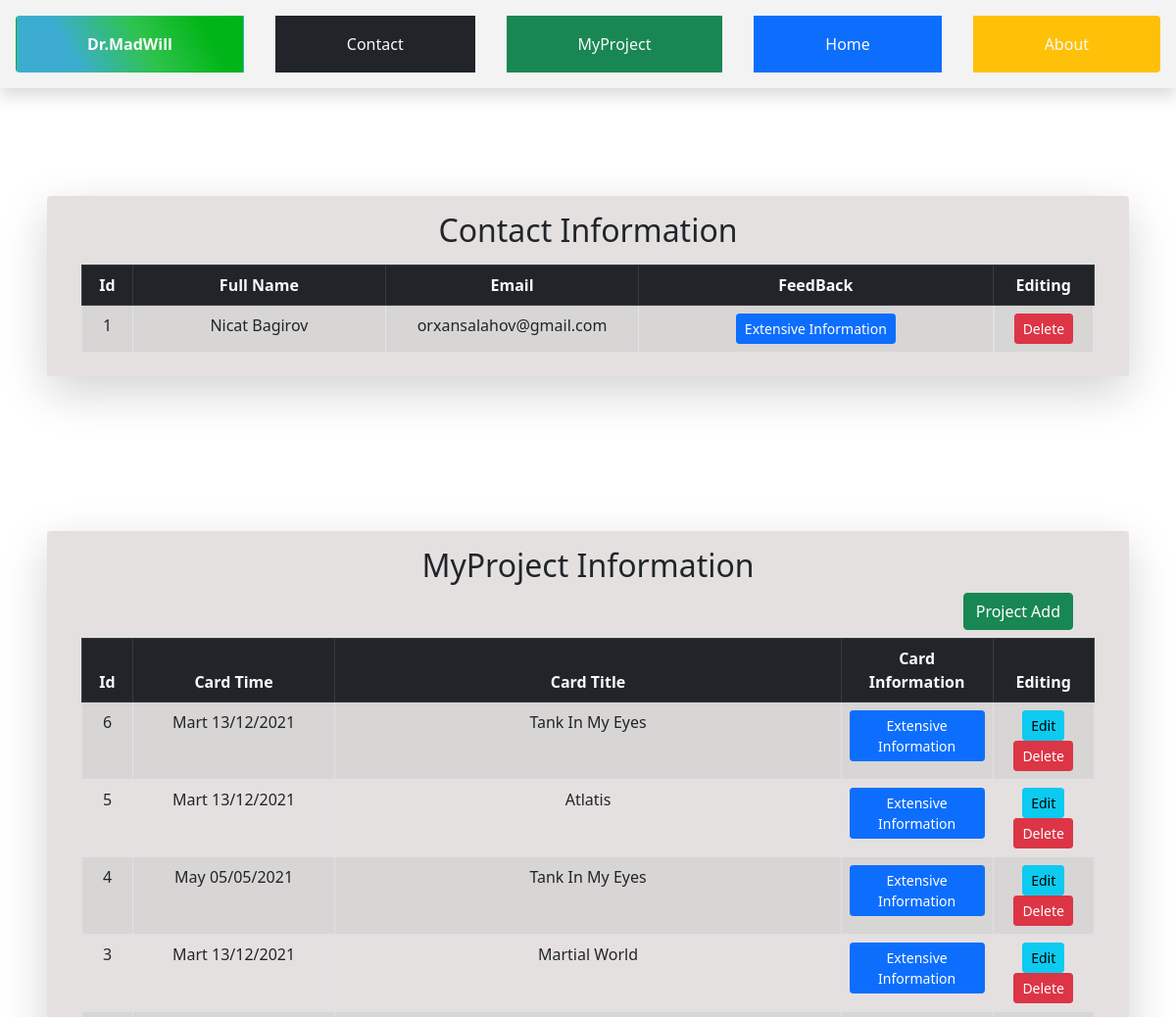
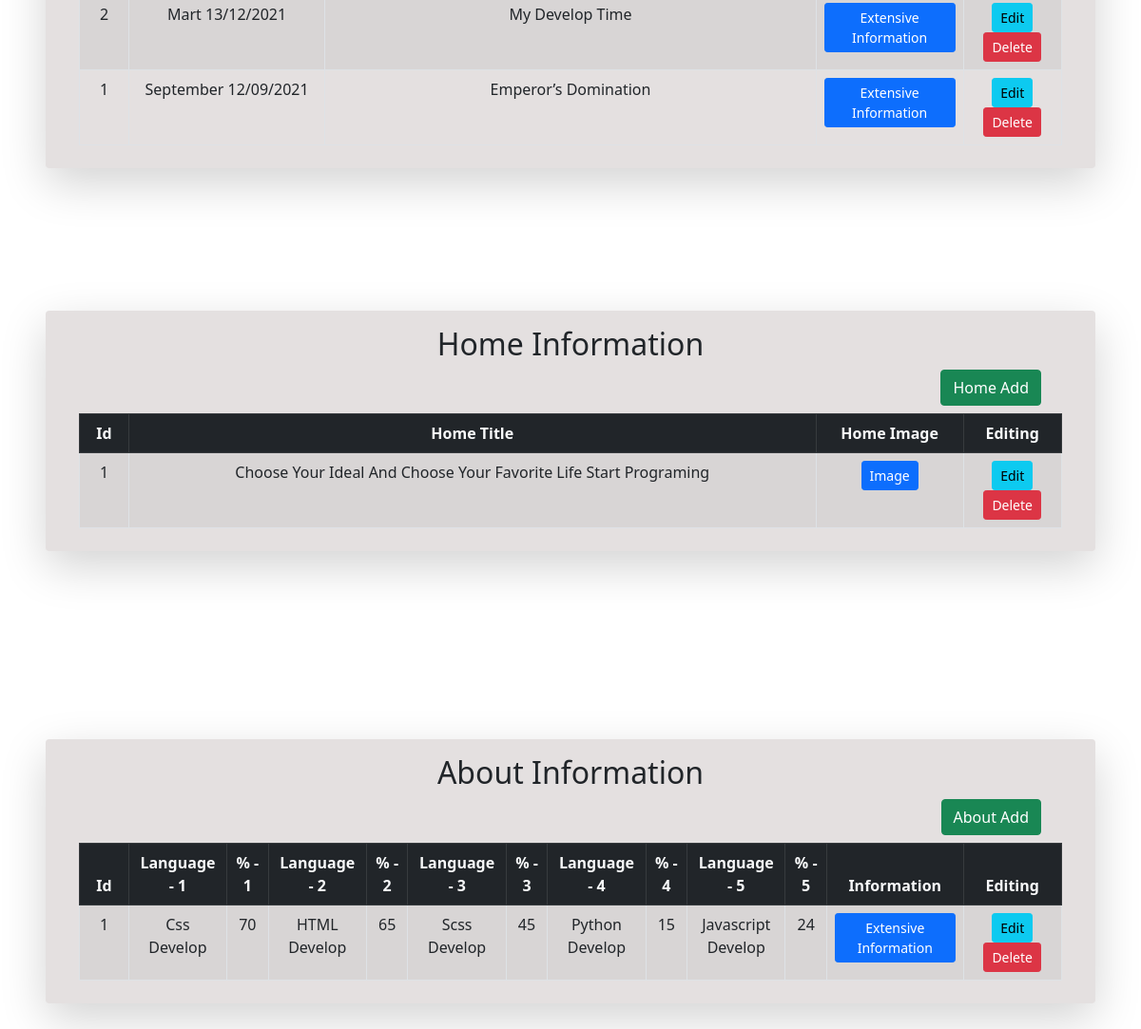
/admin/main, run on the app's committed database (2 pictures, top to bottom).
### postd/models.py (models this page shows, shortened)
class Contactin(db.Model):
    id = db.Column(db.Integer, primary_key=True)
    fulname = db.Column(db.String(25), nullable=False)
    email = db.Column(db.String(50), nullable=False)
    message = db.Column(db.Text, nullable=False)

class Projectin(db.Model):
    id = db.Column(db.Integer, primary_key=True)
    protime = db.Column(db.String(25), nullable=False)
    protitle = db.Column(db.String(50), nullable=False)
    prosortcut = db.Column(db.String(80), nullable=False)
    projareya = db.Column(db.Text)
    cardTextadd=db.Column(db.String(210))
    projareya2 = db.Column(db.Text)
    projtitle = db.Column(db.String(100))
    listp = db.Column(db.String(70))
    listp1 = db.Column(db.String(70))
    listp2 = db.Column(db.String(70))
    listp3 = db.Column(db.String(70))
    listp4 = db.Column(db.String(70))
    listp5 = db.Column(db.String(70))
    listp6 = db.Column(db.String(70))
    listp7 = db.Column(db.String(70))
    projareya3 = db.Column(db.Text)
    proimg=db.Column(db.String(100))

class Homein(db.Model):
    id = db.Column(db.Integer, primary_key=True)
    info = db.Column(db.String(80), nullable=False)
    infoimg=db.Column(db.String(100))

class Aboutin(db.Model):
    id = db.Column(db.Integer, primary_key=True)
    aboutinfo1 = db.Column(db.String(160), nullable=False)
    aboutinfo2 = db.Column(db.String(160), nullable=False)
    disgen1 = db.Column(db.String(25),nullable=False)
    disgen1interest = db.Column(db.Integer,nullable=False)
    disgen2 = db.Column(db.String(25),nullable=False)
    disgen2interest = db.Column(db.Integer,nullable=False)
    disgen3 = db.Column(db.String(25),nullable=False)
    disgen3interest = db.Column(db.Integer,nullable=False)
    disgen4 = db.Column(db.String(25),nullable=False)
    disgen4interest = db.Column(db.Integer,nullable=False)
    disgen5 = db.Column(db.String(25),nullable=False)
    disgen5interest = db.Column(db.Integer,nullable=False)
    aboutinfoimg=db.Column(db.String(100))

### postd/routes.py (the view)
@app.route('/admin/main',methods=['GET','POST'])
def adminmain():
    contact=Contactin.query.all()
    contact=contact[::-1]
    home=Homein.query.all()
    home=home[::-1]
    project=Projectin.query.all()
    project=project[::-1]
    about=Aboutin.query.all()
    about=about[::-1]
    return render_template('admin/adminmain.html',contact=contact,home=home,about=about,project=project)

### postd/templates/admin/adminmain.html (shortened to what this page needs)
{% extends "admin/baseadmin.html" %}
{% block content %}
<div class="d-flex flex-column align-items-center">
    <div  style="width:92%;background-color: #e4e0e0;"  class="d-flex  mb-2 p-2 rounded shadow-lg flex-column align-items-center" >
        <div class="d-flex mt-2 justify-content-center">
            <h2 >Contact Information </h2>
        </div>
        <table style="width: 95%;" class=" mt-2 text-center table table-hover table-striped table-bordered">
            <thead class="table-dark text-light">
                <tr style="text-align: center;" >
                    <th style="width:5% ;">Id </th>
                    <th class="w-25">Full Name</th>
                    <th class="w-25">Email</th>
                    <th>FeedBack</th>
                    <th style="width: 10%;" >Editing</th>
                </tr>
            </thead>
            <tbody>
                {% for info in contact %}
                    <tr>
                        <td> {{info.id}} </td>
                        <td class="text-capitalize">{{info.fulname}}</td>
                        <td>{{info.email}}</td>
                        <td>
                          <button type="button" class="btn btn-sm btn-primary" data-toggle="modal" data-target="#conexampleModalCenter{{info.id}}">
                            Extensive Information
                          </button>
                        </td>
                        <td class="d-flex justify-content-center" >
                            <button type="button" class="btn btn-sm btn-danger" data-toggle="modal" data-target="#cexampleModalCenter{{info.id}}">
                                Delete
                              </button>
                        </td>
                    </tr>
                {% endfor %}
            </tbody>
        </table>
    </div>
    <div  style="width:92%;background-color: #e4e0e0;"  class="d-flex  p-2 rounded shadow-lg flex-column align-items-center" >
        <div class="d-flex mt-2 justify-content-center">
            <h2 >MyProject Information </h2>
        </div>
        <div style="width: 91%;" class="d-flex justify-content-end">
            <a class="btn btn-success " href="{{url_for('adminpro')}}">Project Add</a>
        </div>
        <table style="width: 95%;" class=" mt-2 text-center table table-hover table-striped table-bordered">
            <thead class="table-dark text-light">
                <tr style="text-align: center;" >
                    <th style="width:5% ;" >Id</th>
                    <th style="width:20%;">Card Time</th>
                    <th >Card Title</th>
                    <th style="width:15%;" >Card Information</th>
                    <th style="width: 10%;" >Editing</th>
                </tr>
            </thead>
            <tbody>
                {% for info in project %}
                    <tr>
                        <td> {{info.id}} </td>
                        <td class="text-capitalize" >{{info.protime}}</td>
                        <td class="text-capitalize" >{{info.protitle}}</td>
                        <td>
                          <button type="button" class="btn btn-sm btn-primary" data-toggle="modal" data-target="#proexampleModalLong{{info.id}}">
                            Extensive Information
                          </button>
                        </td>
                        <td>
                            <a class="btn  btn-info btn-sm btn" href="{{url_for('editpro', id=info.id)}}">Edit</a>
                            <button type="button" class="btn btn-sm btn-danger" data-toggle="modal" data-target="#pexampleModalCenter{{info.id}}">
                                Delete
                              </button>
                        </td>
                    </tr>
                {% endfor %}
            </tbody>
        </table>
    </div>
    <div  style="width:92%;background-color: #e4e0e0;"  class="d-flex  p-2 rounded shadow-lg flex-column align-items-center" >
        <div class="d-flex mt-2 justify-content-center">
            <h2 >Home Information </h2>
        </div>
        <div style="width: 91%;" class="d-flex justify-content-end">
            <a class="btn btn-success " href="{{url_for('adminhome')}}">Home Add</a>
        </div>
        <table style="width: 95%;" class=" mt-2 text-center table table-hover table-striped table-bordered">
            <thead class="table-dark text-light">
                <tr style="text-align: center;" >
                    <th style="width:5% ;" >Id</th>
                    <th >Home Title</th>
                    <th style="width: 15%;">Home Image</th>
                    <th style="width: 10%;" >Editing</th>
                </tr>
            </thead>
            <tbody>
                {% for info in home %}
                    <tr>
                        <td> {{info.id}} </td>
                        <td class="text-capitalize" >
                          {{info.info}}
                        </td>
                        <td>
                          <button type="button" class="btn btn-sm btn-primary" data-toggle="modal" data-target="#hasexampleModalCenter{{info.id}}">
                            Image
                          </button>
                        </td>
                        <td>
                            <a class="btn  btn-info btn-sm btn" href="{{url_for('edithome', id=info.id)}}">Edit</a>
                            <button type="button" class="btn btn-sm btn-danger" data-toggle="modal" data-target="#hexampleModalCenter{{info.id}}">
                                Delete
                              </button>
                        </td>
                    </tr>
                {% endfor %}
            </tbody>
        </table>
    </div>
    <div  style="width:92%;background-color: #e4e0e0;margin:120px;"  class="d-flex mt-5 p-2 rounded shadow-lg flex-column align-items-center" >
        <div class="d-flex mt-2 justify-content-center">
            <h2 >About Information </h2>
        </div>
        <div style="width: 91%;" class="d-flex justify-content-end">
            <a class="btn btn-success " href="{{url_for('adminabout')}}">About Add</a>
        </div>
        <table style="width: 95%;" class=" mt-2 text-center table table-hover table-striped table-bordered">
            <thead class="table-dark text-light">
                <tr style="text-align: center;" >
                    <th style="width:5% ;" >Id</th>
                    <th style="width:10% ;" >Language - 1</th>
                    <th>% - 1</th>
                    <th style="width:10% ;" >Language - 2</th>
                    <th>% - 2</th>
                    <th style="width:10% ;" >Language - 3</th>
                    <th>% - 3</th>
                    <th style="width:10% ;" >Language - 4</th>
                    <th>% - 4</th>
                    <th style="width:10% ;" >Language - 5</th>
                    <th>% - 5</th>
                    <th >Information</th>
                    <th style="width: 10%;" >Editing</th>
                </tr>
            </thead>
            <tbody>
                {% for info in about %}
                    <tr>
                        <td> {{info.id}} </td>
                        <td class="text-capitalize" >{{info.disgen1}}</td>
                        <td class="text-capitalize" >{{info.disgen1interest}}</td>
                        <td class="text-capitalize" >{{info.disgen2}}</td>
                        <td class="text-capitalize" >{{info.disgen2interest}}</td>
                        <td class="text-capitalize" >{{info.disgen3}}</td>
                        <td class="text-capitalize" >{{info.disgen3interest}}</td>
                        <td class="text-capitalize" >{{info.disgen4}}</td>
                        <td class="text-capitalize" >{{info.disgen4interest}}</td>
                        <td class="text-capitalize" >{{info.disgen5}}</td>
                        <td class="text-capitalize" >{{info.disgen5interest}}</td>
                        <td>
                          <button type="button" class="btn btn-sm btn-primary" data-toggle="modal" data-target="#exampleModalCenter">
                            Extensive Information
                          </button>
                        </td>
                        <td>
                            <a class="btn  btn-info btn-sm btn" href="{{url_for('editabout', id=info.id)}}">Edit</a>
                            <button type="button" class="btn btn-sm btn-danger" data-toggle="modal" data-target="#aexampleModalCenter{{info.id}}">
                                Delete
                              </button>
                        </td>
                    </tr>
                {% endfor %}
            </tbody>
        </table>
    </div>
</div>
{% endblock %}

### postd/templates/admin/baseadmin.html (style rules this page uses)
html { scroll-behavior: smooth; }

### data on the page
Contactin: id "1", fulname "Nicat Bagirov", email "orxansalahov@gmail.com"
Projectin: id "6", protime "Mart 13/12/2021", protitle "Tank In My Eyes"
Projectin: id "5", protime "Mart 13/12/2021", protitle "Atlatis"
Projectin: id "4", protime "May 05/05/2021", protitle "Tank In My Eyes"
Projectin: id "3", protime "Mart 13/12/2021", protitle "Martial World"
Projectin: id "2", protime "Mart 13/12/2021", protitle "My Develop Time"
Projectin: id "1", protime "September 12/09/2021", protitle "Emperor’s Domination"
Homein: id "1", info "Choose Your Ideal And Choose Your Favorite Life Start Programing"
Aboutin: id "1", disgen1 "Css Develop", disgen1interest "70", disgen2 "HTML Develop", disgen2interest "65", disgen3 "Scss Develop", disgen3interest "45", disgen4 "Python Develop", disgen4interest "15", disgen5 "Javascript Develop", disgen5interest "24"
